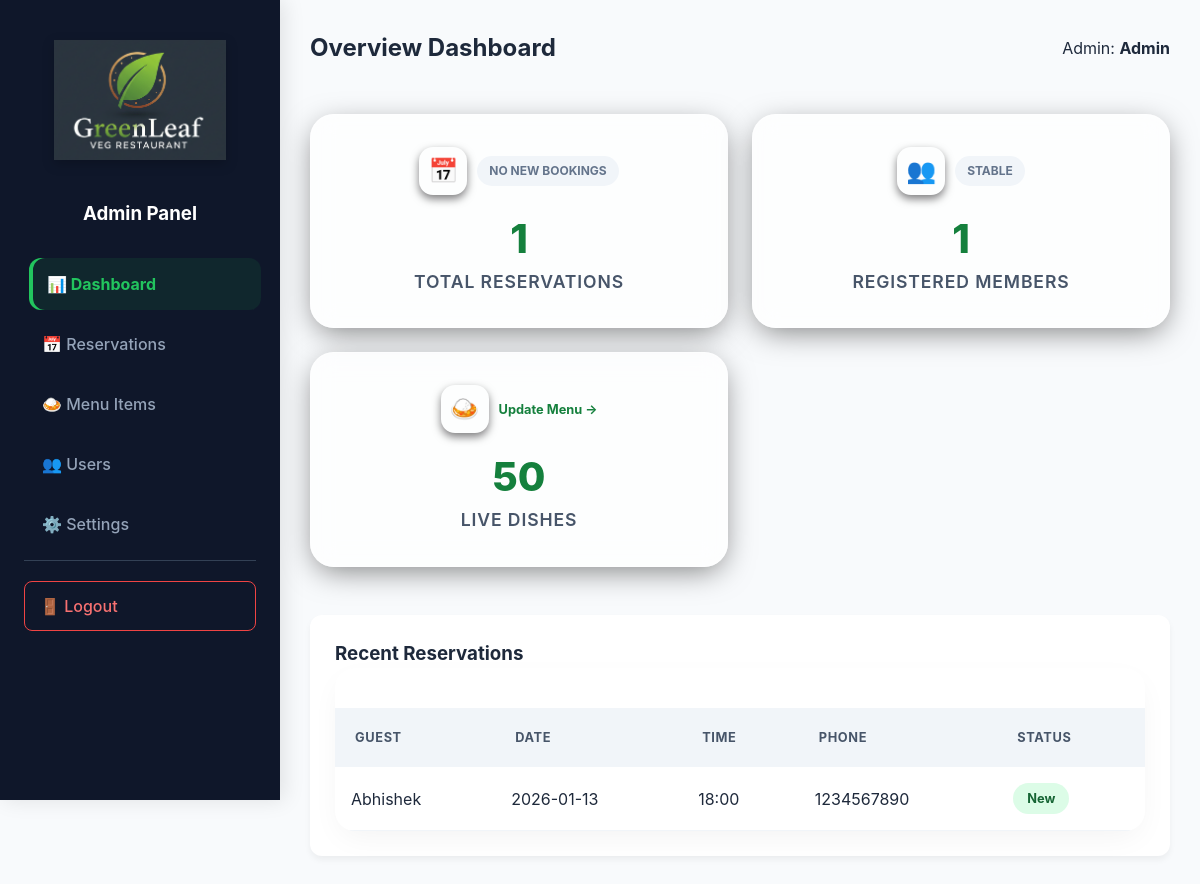
Page /admin/dashboard.php (signed in) on the earlier database version.
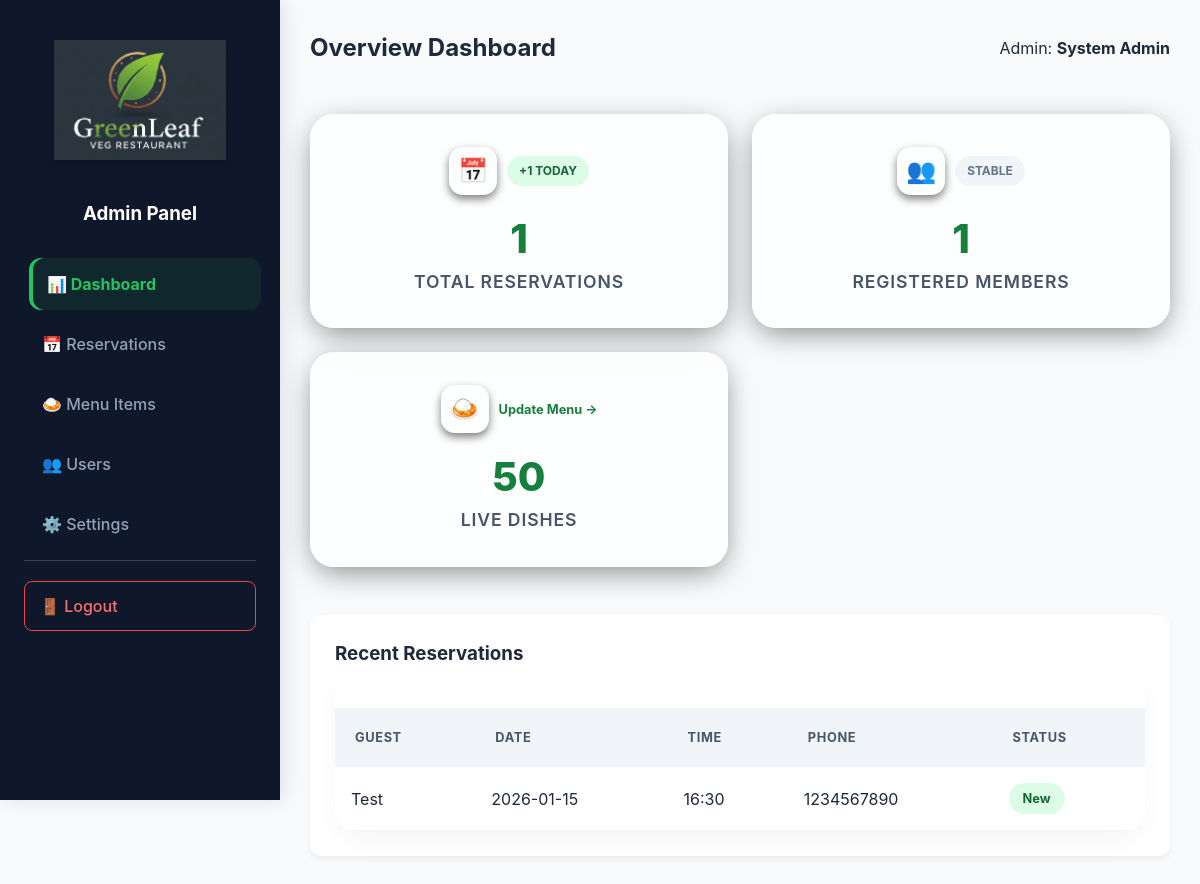
Same page on the later database version.
### tables this page shows
CREATE TABLE `reservations` (
  `id` int(11) NOT NULL,
  `name` varchar(100) NOT NULL,
  `email` varchar(100) NOT NULL,
  `phone` varchar(20) NOT NULL,
  `guests` int(11) NOT NULL,
  `reservation_date` date NOT NULL,
  `reservation_time` varchar(5) NOT NULL,
  `user_id` int(11) DEFAULT NULL,
  `status` enum('pending','ongoing','completed','cancelled') DEFAULT 'pending',
  `created_at` timestamp NOT NULL DEFAULT current_timestamp() ON UPDATE current_timestamp()
);

### admin/dashboard.php (the view, shortened to what this page needs)
<?php
require 'config.php';
try {
    $total_res = $dbh->query("SELECT COUNT(*) FROM reservations")->fetchColumn();
    $total_users = $dbh->query("SELECT COUNT(*) FROM users WHERE role='guest'")->fetchColumn();
    $total_menu = $dbh->query("SELECT COUNT(*) FROM menu")->fetchColumn();
    $today_date = date('Y-m-d');
    $stmt_today = $dbh->prepare("SELECT COUNT(*) FROM reservations WHERE reservation_date = ?");
    $stmt_today->execute([$today_date]);
    $new_today = $stmt_today->fetchColumn();
    $new_users = $dbh->query("SELECT COUNT(*) FROM users WHERE created_at >= NOW() - INTERVAL 1 DAY")->fetchColumn();
    $recent_stmt = $dbh->prepare("SELECT * FROM reservations ORDER BY created_at DESC LIMIT 5");
    $recent_stmt->execute();
    $recent_bookings = $recent_stmt->fetchAll();
} catch (PDOException $e) {
    die("Database Error: " . $e->getMessage());
}
?>
<!DOCTYPE html>
<html lang="en">
<head>
    <link rel="stylesheet" href="assets/css/index-styles.css">
    <link rel="stylesheet" href="assets/css/admin-styles.css">
</head>
<body class="admin-body">
    <div class="admin-container">
        <?php include 'sidebar.php'; ?>
        <main class="admin-main">
            <header class="admin-header">
                <h2>Overview Dashboard</h2>
                <div class="admin-profile">
                    <span>Admin: <strong><?php echo $_SESSION['user_name']; ?></strong></span>
                </div>
            </header>
            <div class="stats-grid">
                <div class="stat-card glass-morph">
                    <div class="stat-header">
                        <div class="icon-box res-bg">📅</div>
                        <?php if($new_today > 0): ?>
                            <span class="trend-badge positive">+<?php echo $new_today; ?> Today</span>
                        <?php else: ?>
                            <span class="trend-badge neutral">No new bookings</span>
                        <?php endif; ?>
                    </div>
                    <div class="stat-content">
                        <h2 class="stat-number"><?php echo number_format($total_res); ?></h2>
                        <p class="stat-label">Total Reservations</p>
                    </div>
                </div>
                <div class="stat-card glass-morph">
                    <div class="stat-header">
                        <div class="icon-box user-bg">👥</div>
                        <span class="trend-badge <?php echo ($new_users > 0) ? 'positive' : 'neutral'; ?>">
                            <?php echo ($new_users > 0) ? "+$new_users New Guests" : "Stable"; ?>
                        </span>
                    </div>
                    <div class="stat-content">
                        <h2 class="stat-number"><?php echo number_format($total_users); ?></h2>
                        <p class="stat-label">Registered Members</p>
                    </div>
                </div>
                <div class="stat-card glass-morph">
                    <div class="stat-header">
                        <div class="icon-box menu-bg">🍛</div>
                        <a href="manage-menu.php" class="quick-action-link">Update Menu &rarr;</a>
                    </div>
                    <div class="stat-content">
                        <h2 class="stat-number"><?php echo $total_menu; ?></h2>
                        <p class="stat-label">Live Dishes</p>
                    </div>
                </div>
            </div>
            <div class="admin-card">
                <h3>Recent Reservations</h3>
                <div class="table-responsive">
                    <table class="admin-table">
                        <thead>
                            <tr>
                                <th>Guest</th>
                                <th>Date</th>
                                <th>Time</th>
                                <th>Phone</th>
                                <th>Status</th>
                            </tr>
                        </thead>
                        <tbody>
                            <?php foreach($recent_bookings as $res): ?>
                            <tr>
                                <td><?php echo htmlspecialchars($res['name']); ?></td>
                                <td><?php echo $res['reservation_date']; ?></td>
                                <td><?php echo $res['reservation_time']; ?></td>
                                <td><?php echo $res['phone']; ?></td>
                                <td><span class="badge badge-success">New</span></td>
                            </tr>
                            <?php endforeach; ?>
                        </tbody>
                    </table>
                </div>
            </div>
        </main>
    </div>
</body>
</html>

Differences in the rows shown:
removed reservations: name "Abhishek", reservation_date "2026-01-13", reservation_time "18:00", phone "1234567890"
added reservations: name "Test", reservation_date "2026-01-15", reservation_time "16:30", phone "1234567890"
Other differences:
$_SESSION['user_name']: "Admin" → "System Admin"
$new_today: (not shown) → "1"
text no longer shown: "NO NEW BOOKINGS"
text now shown: "+ TODAY"
